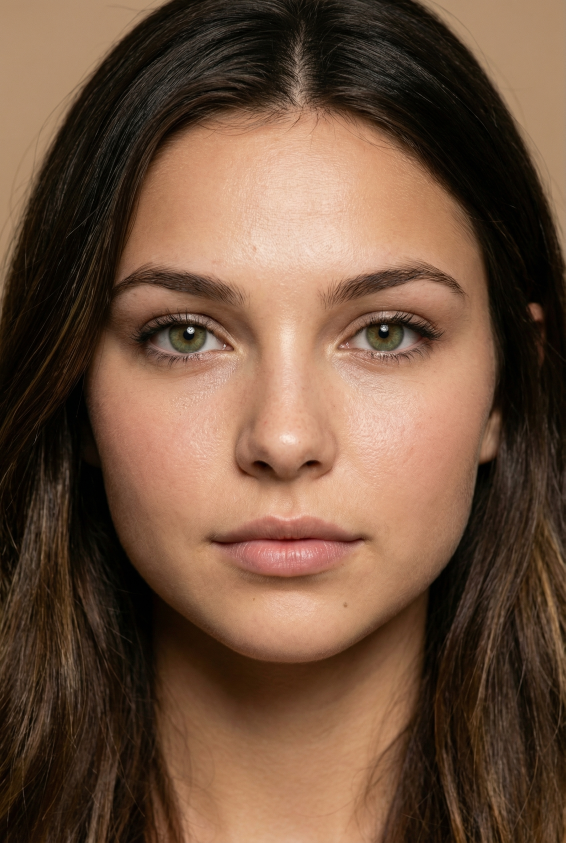
#> input picture age_regression_18yo_20251229_144203.jpg, 1696 x 2528 px, given in place of lsu_blonde_face_grid.jpg, which was not available (shown at 1/3 size)
$ python crop_and_cleanup.py
#> lines starting #> are read from the running program, lines starting #| are printed output that depends on the picture
#!/usr/bin/env python3
"""
Crop left face from grid and cleanup test files
"""

from PIL import Image
import os
import glob

# Crop left face from the 1x2 grid
print("Cropping left face from grid...")
grid_img = Image.open("lsu_blonde_face_grid.jpg")
#> grid_img is the input picture: PIL image 1696x2528 RGB; mean R, G, B 111.6, 82.3, 62.4
width, height = grid_img.size
#> width = 1696; height = 2528

# Grid is 1x2 (side by side), so left half is 0 to width/2
left_face = grid_img.crop((0, 0, width//2, height))
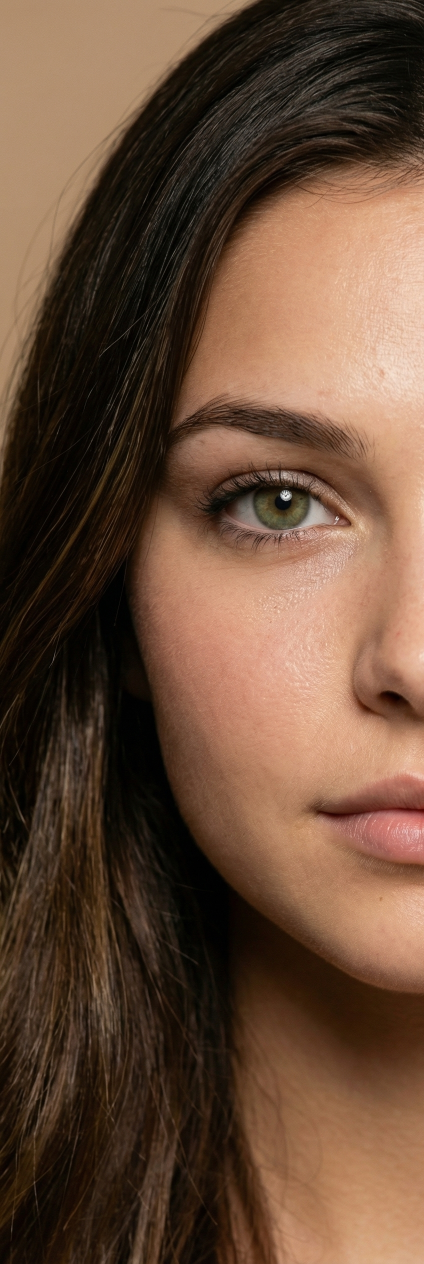
#> left_face: PIL image 848x2528 RGB (shown at 1/2 size); mean R, G, B 103.5, 75.6, 56.5
left_face.save("lsu_blonde_keeper_2.jpg", quality=95)
print(f"✓ Saved cropped left face: lsu_blonde_keeper_2.jpg")

# Keep the first good one
print("\nKeeping first blonde...")
if os.path.exists("lsu_blonde_southern_belle.jpg"):
    os.rename("lsu_blonde_southern_belle.jpg", "lsu_blonde_keeper_1.jpg")
    print(f"✓ Renamed to: lsu_blonde_keeper_1.jpg")

# Delete all test generation files
print("\nCleaning up test files...")
test_files = [
    "lsu_blonde_face_grid.jpg",
    "lsu_brunette_face_grid.jpg",
    "lsu_blonde_v2_neutral.jpg",
    "lsu_blonde_v3_neutral.jpg",
    "lsu_blonde_v4_creative.jpg",
    "lsu_blonde_grid_2x2_test.png",
    "lsu_brunette_grid_2x2_test.png",
    "generate_lsu_face_grids.py",
    "generate_lsu_blonde_single.py",
    "generate_lsu_blonde_v2.py",
    "generate_lsu_blonde_variations.py",
    "generate_lsu_test_grids.py"
]

for file in test_files:
    if os.path.exists(file):
        os.remove(file)
        print(f"  Deleted: {file}")

print("\n" + "="*60)
print("DONE!")
print("="*60)
print("\nKept:")
print("  - lsu_blonde_keeper_1.jpg (smiling one)")
print("  - lsu_blonde_keeper_2.jpg (neutral one, cropped from grid)")
print("\nAll test files cleaned up.\n")

$ run again, on e0769665bd8445eb94758406698659d0.jpg
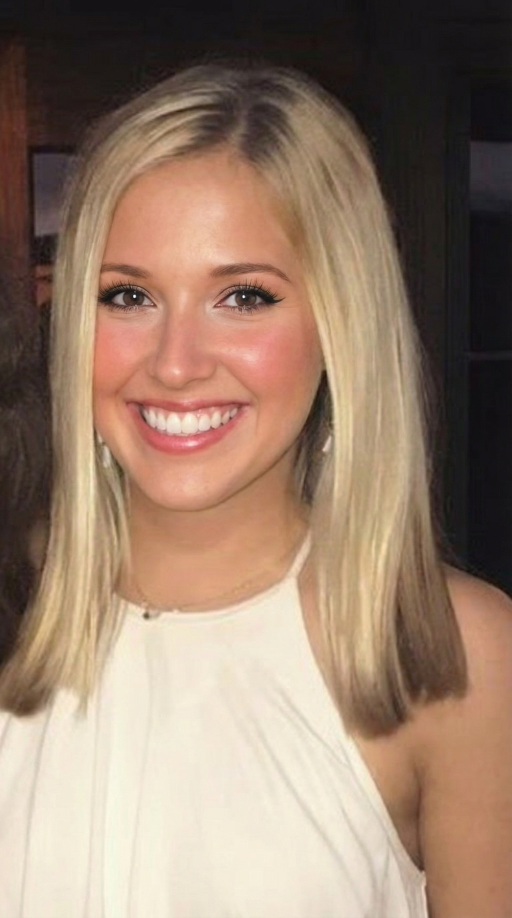
#> input picture e0769665bd8445eb94758406698659d0.jpg, 1536 x 2752 px, given in place of lsu_blonde_face_grid.jpg, which was not available (shown at 1/3 size)
#> grid_img is the input picture: PIL image 1536x2752 RGB; mean R, G, B 151.2, 126.5, 108.2
#> `left_face = grid_img.crop((0, 0, width//2, height))`:
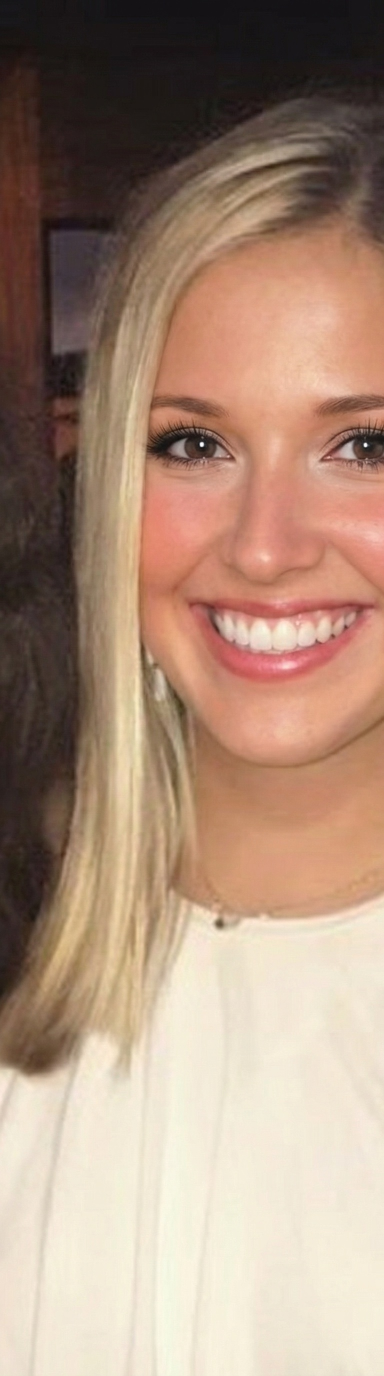
#> left_face: PIL image 768x2752 RGB (shown at 1/2 size); mean R, G, B 169.5, 142, 123.1

$ run again, on enhanced_texture_20251229_144224.jpg
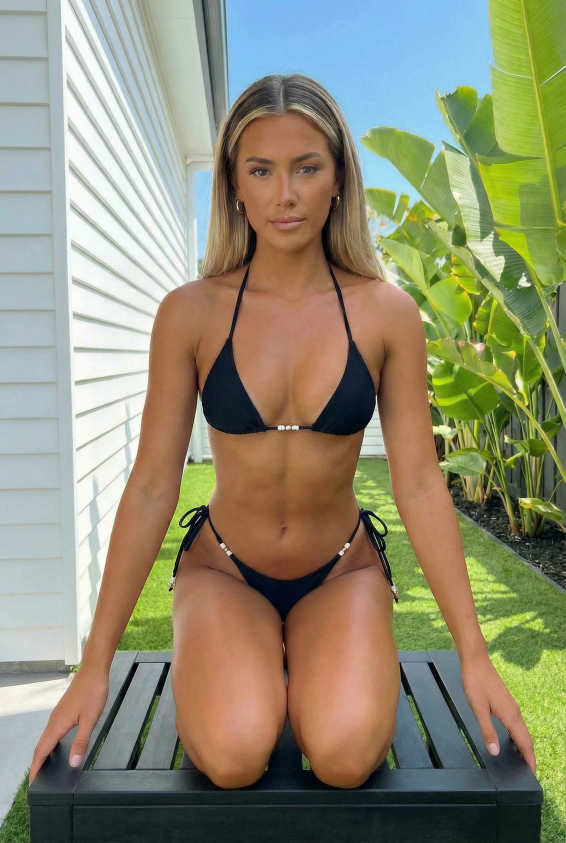
#> input picture enhanced_texture_20251229_144224.jpg, 1696 x 2528 px, given in place of lsu_blonde_face_grid.jpg, which was not available (shown at 1/3 size)
#> grid_img is the input picture: PIL image 1696x2528 RGB; mean R, G, B 143.4, 141.2, 115.5
#> `left_face = grid_img.crop((0, 0, width//2, height))`:
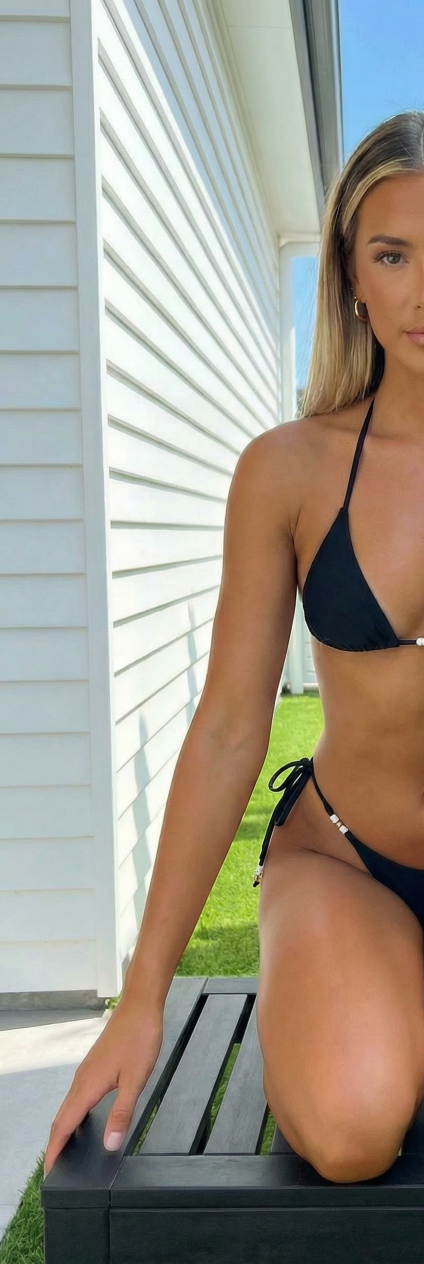
#> left_face: PIL image 848x2528 RGB (shown at 1/2 size); mean R, G, B 159.6, 153, 140.7
